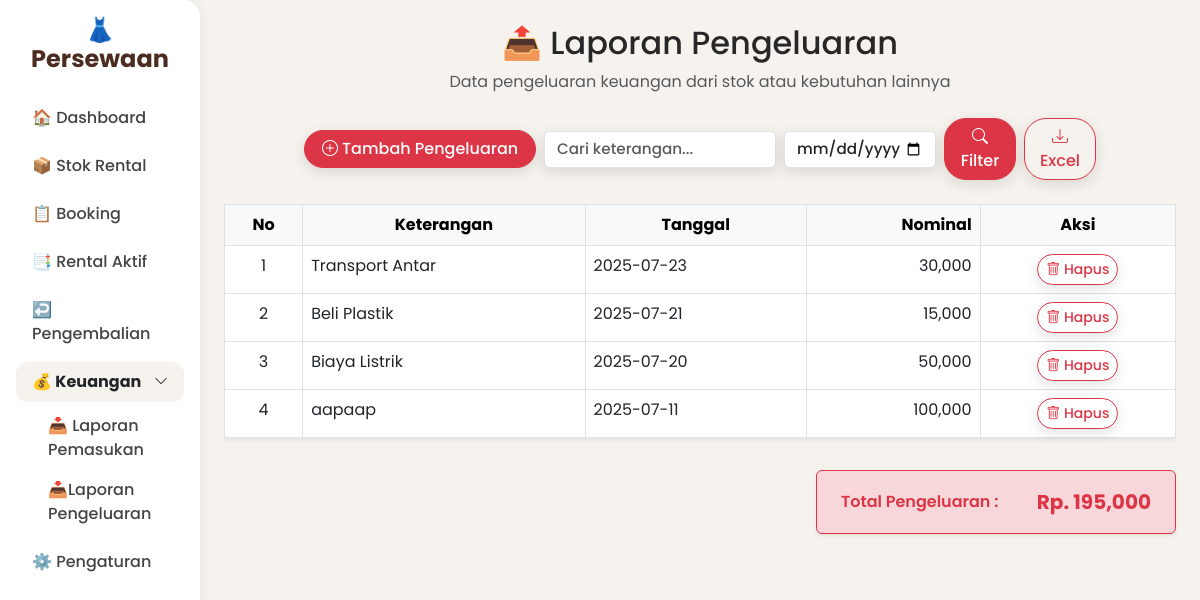
Screenshot of /keuangan/keluar with the database file from the repository.
### tables this page shows
CREATE TABLE log_transaksi (
            id INTEGER PRIMARY KEY AUTOINCREMENT,
            tanggal TEXT NOT NULL,
            nama_penyewa TEXT,
            nama_barang TEXT,
            ukuran TEXT,
            jumlah INTEGER,
            tanggal_mulai TEXT,
            tanggal_dikembalikan TEXT,
            no_loker TEXT,
            nominal INTEGER NOT NULL,
            tipe TEXT CHECK(tipe IN ('masuk', 'keluar')) NOT NULL
        );

### templates/app.py (the view, shortened to what this page needs)
@app.route("/keuangan/keluar")
def laporan_keluar():
    q = request.args.get("q", "").strip()
    tanggal = request.args.get("tanggal", "").strip()
    export = request.args.get("export")
    conn = get_db_connection()
    query = "SELECT * FROM log_transaksi WHERE tipe = 'keluar'"
    params = []
    if q:
        query += " AND nama_barang LIKE ?"
        params.append(f"%{q}%")
    if tanggal:
        query += " AND tanggal = ?"
        params.append(tanggal)
    query += " ORDER BY tanggal DESC"
    data = conn.execute(query, params).fetchall()
    conn.close()
    total = sum(row['nominal'] for row in data)
    return render_template(
        "keuangan_keluar.html",
        data=data,
        total=total,
        active_page="keuangan_keluar"
    )

### templates/app.py (called while the page is built)
def get_db_connection():
    conn = sqlite3.connect('database.db')
    conn.row_factory = sqlite3.Row
    return conn

### templates/keuangan_keluar.html (shortened to what this page needs)
{% extends "base.html" %}
{% block content %}
<div class="text-center mb-4">
  <h2>📤 Laporan Pengeluaran</h2>
  <p class="text-muted">Data pengeluaran keuangan dari stok atau kebutuhan lainnya</p>
</div>
    <form method="get" class="row g-2 mb-4 justify-content-center align-items-center">
    <div class="col-md-3">
        <button type="button" class="btn btn-danger w-100" data-bs-toggle="modal" data-bs-target="#modalTambah">
        <i class="bi bi-plus-circle"></i> Tambah Pengeluaran
        </button>
    </div>
    <div class="col-md-3">
        <input type="text" name="q" value="{{ request.args.get('q', '') }}" class="form-control" placeholder="Cari keterangan...">
    </div>
    <div class="col-md-2">
        <input type="date" name="tanggal" value="{{ request.args.get('tanggal', '') }}" class="form-control">
    </div>
    <div class="col-md-2 d-flex">
        <button type="submit" class="btn btn-danger me-2 w-100">
        <i class="bi bi-search"></i> Filter
        </button>
        <a href="?q={{ request.args.get('q', '') }}&tanggal={{ request.args.get('tanggal', '') }}&export=excel"
        class="btn btn-outline-danger w-100">
        <i class="bi bi-download"></i> Excel
        </a>
    </div>
    </form>
<div class="table-responsive mb-3">
  <table class="table table-bordered bg-white shadow-sm">
    <thead class="table-light text-center">
    <tr>
        <th>No</th>
        <th>Keterangan</th>
        <th>Tanggal</th>
        <th class="text-end">Nominal</th>
        <th class="text-center">Aksi</th>
    </tr>
    </thead>
    <tbody>
    {% if data %}
        {% for row in data %}
        <tr>
        <td class="text-center">{{ loop.index }}</td>
        <td>{{ row[3] }}</td>
        <td>{{ row[1] }}</td>
        <td class="text-end">{{ "{:,.0f}".format(row[9]|int) }}</td>
        <td class="text-center">
            <form method="POST" action="{{ url_for('hapus_pengeluaran', id=row[0]) }}" onsubmit="return confirm('Yakin ingin menghapus data ini?')" style="display:inline;">
            <button type="submit" class="btn btn-sm btn-outline-danger">
                <i class="bi bi-trash"></i> Hapus
            </button>
            </form>
        </td>
        </tr>
        {% endfor %}
    {% else %}
    <tr>
        <td colspan="5" class="text-center text-muted">Tidak ada data pengeluaran.</td>
    </tr>
    {% endif %}
    </tbody>
  </table>
</div>
<div class="d-flex justify-content-end mt-3">
  <div class="bg-danger-subtle border border-danger rounded px-4 py-3 shadow-sm d-flex justify-content-between align-items-center" style="min-width: 360px;">
    <span class="text-danger fw-semibold">Total Pengeluaran :</span>
    <span class="fw-bold text-danger fs-5">
      Rp. {{ "{:,.0f}".format(total) }}
    </span>
  </div>
</div>
{% endblock %}

### templates/base.html (shortened to what this page needs)
<!DOCTYPE html>
<html lang="id">
<head>
  <link href="https://cdn.jsdelivr.net/npm/bootstrap@5.3.0/dist/css/bootstrap.min.css" rel="stylesheet">
  <link href="https://cdn.jsdelivr.net/npm/bootstrap-icons/font/bootstrap-icons.css" rel="stylesheet">
</head>
<body>
<div class="container-fluid">
  <div class="row">
    <div class="col-md-2 sidebar p-3">
      <h4 class="text-center mb-4">👗 Persewaan</h4>
      <ul class="nav flex-column">
        <li class="nav-item mb-2">
          <a class="nav-link {% if active_page == 'admin' %}active fw-bold text-dark{% endif %}" href="/admin">🏠 Dashboard</a>
        </li>
        <li class="nav-item mb-2">
          <a class="nav-link {% if active_page == 'stok' %}active fw-bold text-dark{% endif %}" href="/stok">📦 Stok Rental</a>
        </li>
        <li class="nav-item mb-2">
          <a class="nav-link {% if active_page == 'booking' %}active fw-bold text-dark{% endif %}" href="/booking">📋 Booking</a>
        </li>
        <li class="nav-item mb-2">
          <a class="nav-link {% if active_page == 'rental' %}active fw-bold text-dark{% endif %}" href="/rental">📑 Rental Aktif</a>
        </li>
        <li class="nav-item mb-2">
          <a class="nav-link {% if active_page == 'pengembalian' %}active fw-bold text-dark{% endif %}" href="/pengembalian">↩️ Pengembalian</a>
        </li>
        <li class="nav-item mb-2">
          <a class="nav-link fw-bold text-dark d-flex justify-content-between align-items-center {% if active_page in ['keuangan_masuk', 'keuangan_keluar'] %}active{% endif %}"
            data-bs-toggle="collapse" href="#submenuKeuangan" role="button" aria-expanded="false" aria-controls="submenuKeuangan">
            💰 Keuangan
            <i class="bi bi-chevron-down small"></i>
          </a>
          <div class="collapse {% if active_page in ['keuangan_masuk', 'keuangan_keluar'] %}show{% endif %}" id="submenuKeuangan">
            <ul class="nav flex-column ms-3 mt-1">
              <li class="nav-item">
                <a class="nav-link {% if active_page == 'keuangan_masuk' %}active fw-bold text-dark{% endif %}" href="/keuangan/masuk">📥 Laporan Pemasukan</a>
              </li>
              <li class="nav-item">
                <a class="nav-link {% if active_page == 'keluar' %}active{% endif %}" href="{{ url_for('laporan_keluar') }}">📥Laporan Pengeluaran</a>
              </li>
            </ul>
          </div>
        </li>
        <li class="nav-item mb-2">
          <a class="nav-link {% if active_page == 'pengaturan' %}active fw-bold text-dark{% endif %}" href="/pengaturan">⚙️ Pengaturan</a>
        </li>
      </ul>
    </div>
    <div class="col-md-10 p-4">
      {% block content %}{% endblock %}
    </div>
  </div>
</div>
<div class="position-fixed top-0 end-0 p-3" style="z-index: 9999">
</div>
</body>
</html>

### templates/base.html (style rules this page uses)
:root { --bg-primary: #F6F2ED; --color-text: #272727; --color-dark: #4B2C20; }
body { background-color: var(--bg-primary); font-family: 'Poppins', sans-serif; color: var(--color-text); }
.sidebar { min-height: 100vh; background-color: #fff; box-shadow: 2px 0 12px rgba(0,0,0,0.05); border-top-right-radius: 16px; border-bottom-right-radius: 16px; }
.sidebar h4 { font-weight: 700; color: var(--color-dark); }
.nav-link { font-weight: 500; color: #444; }
.nav-link.active { background-color: #F6F2ED; border-radius: 12px; }
input.form-control, select.form-select, textarea.form-control { border-radius: 5px; font-family: 'Poppins', sans-serif; font-weight: 500; font-size: 0.95rem; box-shadow: 0px 4px 14px rgba(17, 17, 17, 0.12); }
button.btn, a.btn { border-radius: 22px; font-family: 'Poppins', sans-serif; font-weight: 500; box-shadow: 0px 4px 14px rgba(17, 17, 17, 0.12); }

### rows the page displays
log_transaksi: nama_barang "Transport Antar", tanggal "2025-07-23", nominal "30,000"
log_transaksi: nama_barang "Beli Plastik", tanggal "2025-07-21", nominal "15,000"
log_transaksi: nama_barang "Biaya Listrik", tanggal "2025-07-20", nominal "50,000"
log_transaksi: nama_barang "aapaap", tanggal "2025-07-11", nominal "100,000"

### other values shown
{{ "{:,.0f}".format(total) }} "195,000"
